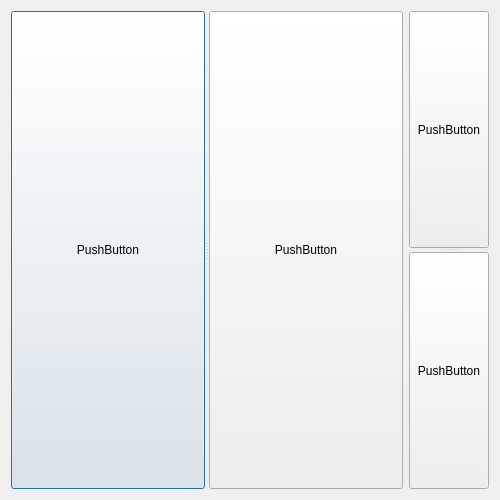
<?xml version="1.0" encoding="UTF-8"?>
<ui version="4.0">
 <class>Dialog</class>
 <widget class="QDialog" name="Dialog">
  <property name="geometry">
   <rect>
    <x>0</x>
    <y>0</y>
    <width>500</width>
    <height>500</height>
   </rect>
  </property>
  <property name="windowTitle">
   <string>Dialog</string>
  </property>
  <layout class="QHBoxLayout" name="horizontalLayout">
   <item>
    <widget class="QSplitter" name="splitter">
     <property name="orientation">
      <enum>Qt::Horizontal</enum>
     </property>
     <widget class="QPushButton" name="pushButton_2">
      <property name="text">
       <string>PushButton</string>
      </property>
     </widget>
     <widget class="QPushButton" name="pushButton">
      <property name="text">
       <string>PushButton</string>
      </property>
     </widget>
    </widget>
   </item>
   <item>
    <widget class="QSplitter" name="splitter_2">
     <property name="orientation">
      <enum>Qt::Vertical</enum>
     </property>
     <widget class="QPushButton" name="pushButton_4">
      <property name="text">
       <string>PushButton</string>
      </property>
     </widget>
     <widget class="QPushButton" name="pushButton_3">
      <property name="text">
       <string>PushButton</string>
      </property>
     </widget>
    </widget>
   </item>
  </layout>
 </widget>
 <layoutdefault spacing="6" margin="11"/>
 <resources/>
 <connections/>
</ui>
